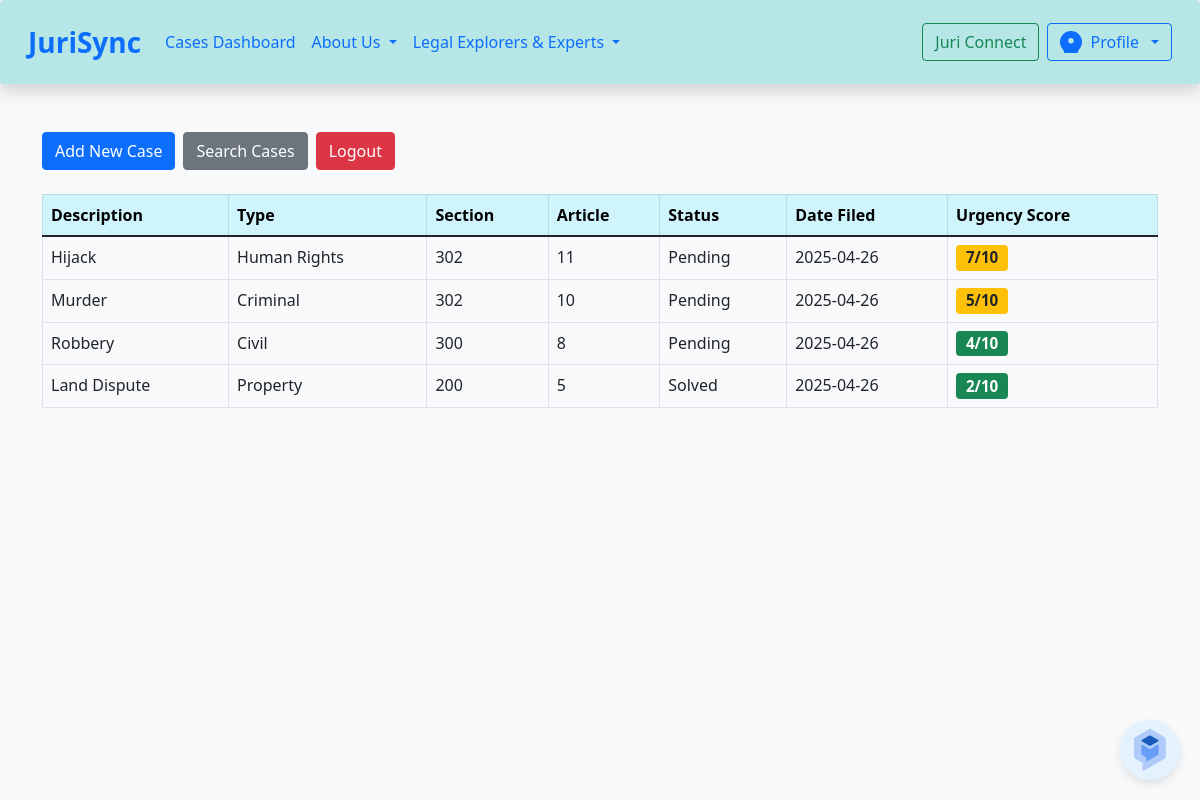
The page /dashboard (signed in) on the database its author committed.
### JuriSync-main/JuriSync/main.py (models this page shows)
class Case(db.Model):
    id = db.Column(db.Integer, primary_key=True)
    description = db.Column(db.Text, nullable=False)
    case_type = db.Column(db.String(100), nullable=False)
    section = db.Column(db.String(50), nullable=False)
    article = db.Column(db.String(50), nullable=False)
    status = db.Column(db.String(20), nullable=False)
    date_filed = db.Column(db.DateTime, default=datetime.utcnow)
    lawyer_id = db.Column(db.Integer, db.ForeignKey('user.id'))
    domain = db.Column(db.String(20), nullable=False)
    days_until_hearing = db.Column(db.Integer)
    days_since_start = db.Column(db.Integer)
    people_influenced = db.Column(db.Integer)
    economic_background = db.Column(db.String(100))
    connected_to_larger_case = db.Column(db.Boolean, default=False)
    previous_decisions = db.Column(db.Text, nullable=False)
    case_stage = db.Column(db.String(50), nullable=False)
    is_pil = db.Column(db.Boolean, default=False)
    marginalized_group = db.Column(db.String(50),nullable=False)
    is_repeated_offense = db.Column(db.Boolean, default=False)
    risk_to_safety = db.Column(db.Boolean, default=False)
    minors_involved = db.Column(db.Boolean, default=False)
    complexity_level = db.Column(db.String(20), nullable=False)
    urgency = db.Column(db.Integer)

### JuriSync-main/JuriSync/main.py (the view)
@app.route('/dashboard')
@login_required
def dashboard():
    if current_user.is_lawyer:
        cases = Case.query.filter_by(lawyer_id=current_user.id).all()
        for case in cases:
            case.urgency_score = compute_urgency(case)
        cases.sort(key=lambda c: c.urgency_score, reverse=True)
    else:
        cases = Case.query.all()
    return render_template('dashboard.html', cases=cases, compute_urgency=compute_urgency)

### JuriSync-main/JuriSync/main.py (called while the page is built)
@login_manager.user_loader
def load_user(user_id):
    return User.query.get(int(user_id))

### JuriSync-main/JuriSync/templates/dashboard.html (shortened to what this page needs)
<!DOCTYPE html>
<html lang="en">
<head>
    <link href="https://cdn.jsdelivr.net/npm/bootstrap@5.1.3/dist/css/bootstrap.min.css" rel="stylesheet">
    <link rel="stylesheet" href="{{ url_for('static', filename='style.css') }}">
</head>
<body>
    <nav class="navbar navbar-expand-lg shadow p-3 rounded" style="background-color: rgb(182, 230, 230);">
        <div class="container-fluid">
            <a class="navbar-brand fw-bold fs-3" href="/dashboard-stats">JuriSync</a>
            <div class="collapse navbar-collapse" id="navbarNavDropdown">
                <ul class="navbar-nav me-auto mb-2 mb-lg-0">
                    <li class="nav-item">
                        <a class="nav-link active fw-semibold" aria-current="page" href="#">Cases Dashboard</a>
                    </li>
                    <li class="nav-item dropdown">
                        <a class="nav-link dropdown-toggle fw-semibold" href="/dashboard-stats" id="aboutDropdown"
                            role="button" data-bs-toggle="dropdown">
                            About Us
                        </a>
                    </li>
                    <li class="nav-item dropdown">
                        <a class="nav-link dropdown-toggle fw-semibold" href="#" id="expertsDropdown" role="button"
                            data-bs-toggle="dropdown">
                            Legal Explorers & Experts
                        </a>
                    </li>
                </ul>
                <div class="d-flex gap-2">
                    <a href="/user_login" class="btn btn-outline-success">Juri Connect</a>
                    <div class="d-flex gap-3 align-items-center">
                        <div class="dropdown">
                            <a class="btn btn-outline-primary dropdown-toggle d-flex align-items-center gap-2" href="#"
                                role="button" id="profileDropdown" data-bs-toggle="dropdown" aria-expanded="false">
                                <svg xmlns="http://www.w3.org/2000/svg" width="22" height="22" fill="currentColor"
                                    class="bi bi-person-circle" viewBox="0 0 16 16">
                                    <path d="M11 10a3 3 0 0 1-6 0H3.5a5.5 5.5 0 1 0 9 0H11z" />
                                    <path fill-rule="evenodd"
                                        d="M8 9a2 2 0 1 0 0-4 2 2 0 0 0 0 4zm0-9a8 8 0 1 1 0 16A8 8 0 0 1 8 0z" />
                                </svg>
                                Profile
                            </a>
                        </div>
                    </div>
                </div>
            </div>
        </div>
    </nav>
    <div class="container mt-5">
        <div class="mb-4 d-flex gap-2">
            {% if current_user.is_lawyer %}
            <a href="/add_case" class="btn btn-primary">Add New Case</a>
            {% endif %}
            <a href="/search" class="btn btn-secondary">Search Cases</a>
            <a href="/logout" class="btn btn-danger">Logout</a>
        </div>
        <table class="table table-bordered table-hover">
            <thead class="table-info">
                <tr>
                    <th>Description</th>
                    <th>Type</th>
                    <th>Section</th>
                    <th>Article</th>
                    <th>Status</th>
                    <th>Date Filed</th>
                    <th>Urgency Score</th>
                </tr>
            </thead>
            <tbody>
                {% for case in cases %}
                <tr>
                    <td>{{ case.description }}</td>
                    <td>{{ case.case_type }}</td>
                    <td>{{ case.section }}</td>
                    <td>{{ case.article }}</td>
                    <td>{{ case.status }}</td>
                    <td>{{ case.date_filed.strftime('%Y-%m-%d') }}</td>
                    <td>
                        {% set urgency = compute_urgency(case) %}
                        <span class="badge
                            {% if urgency >= 8 %} bg-danger
                            {% elif urgency >= 5 %} bg-warning text-dark
                            {% else %} bg-success
                            {% endif %}">
                            {{ urgency }}/10
                        </span>
                    </td>
                </tr>
                {% endfor %}
            </tbody>
        </table>
    </div>
    <div class="cb-icon">
    </div>
</body>
</html>

### JuriSync-main/JuriSync/static/style.css (style rules this page uses)
body { font-family: 'Segoe UI', Tahoma, Geneva, Verdana, sans-serif; background-color: #f8f9fa; }
.cb-icon { width: 60px; height: 60px; position: fixed; background-color: #e3f2fd; border-radius: 100px; display: flex; align-items: center; justify-content: center; padding: 5px; bottom: 20px; z-index: 8; right: 20px; box-shadow: 0 4px 8px rgba(0, 0, 0, 0.1); cursor: pointer; }

### JuriSync-main/JuriSync/templates/dashboard.html (style rules this page uses)
nav { background-color: rgb(82, 226, 226); padding: 20px; }
.badge { font-size: 0.95rem; }

### rows shown on the page
Case: description "Hijack", case_type "Human Rights", section "302", article "11", status "Pending", date_filed "2025-04-26", urgency "7"
Case: description "Murder", case_type "Criminal", section "302", article "10", status "Pending", date_filed "2025-04-26", people_influenced "5"
Case: description "Robbery", case_type "Civil", section "300", article "8", status "Pending", date_filed "2025-04-26", urgency "4"
Case: description "Land Dispute", case_type "Property", section "200", article "5", status "Solved", date_filed "2025-04-26", urgency "2"
